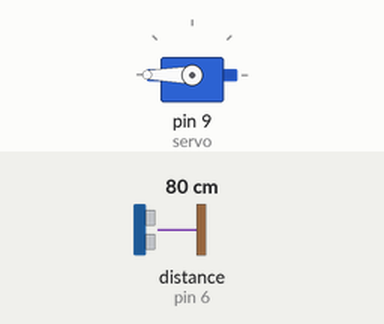
A sketch run on a simulated Arduino Uno, built with avr-gcc and run on an emulated ATmega328P. Parts: servo. Inputs (shaded band) come from the test bench; at power-on: distance to the obstacle (sensor on pin 6) 80 cm. The echo pulse lasts 58.3 µs per cm.

Above: at 6.2 s.
6.3 s: distance to the obstacle (sensor on pin 6) set to 2 cm
At 7.0 s:
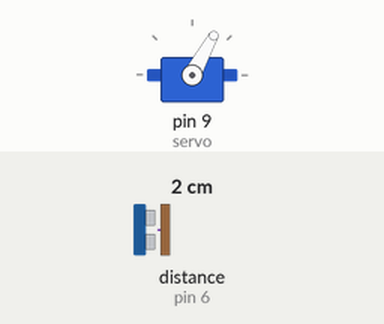
7.8 s: distance to the obstacle (sensor on pin 6) set to 18 cm
At 8.2 s:
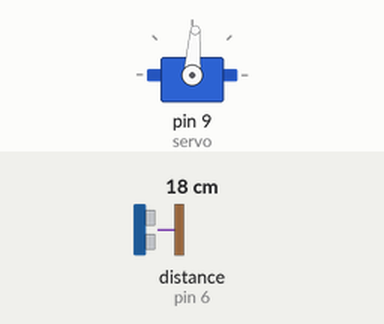
9.3 s: distance to the obstacle (sensor on pin 6) set to 4 cm
At 10.5 s:
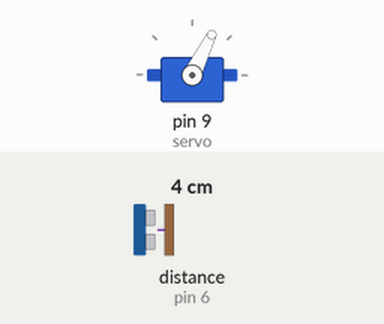
10.8 s: distance to the obstacle (sensor on pin 6) set to 35 cm
At 11.8 s:
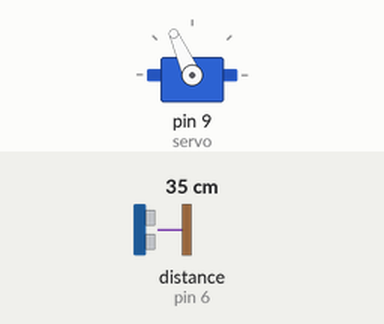
12.3 s: distance to the obstacle (sensor on pin 6) set to 60 cm
At 13.0 s:
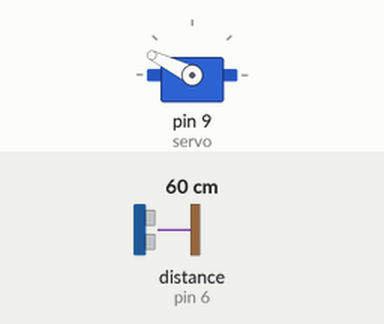
13.8 s: distance to the obstacle (sensor on pin 6) set to 120 cm
At 14.1 s:
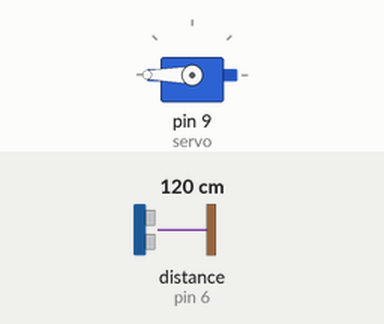
Timing chart, 0 to 16.3 s (numbered marks = the images above; inputs shaded):
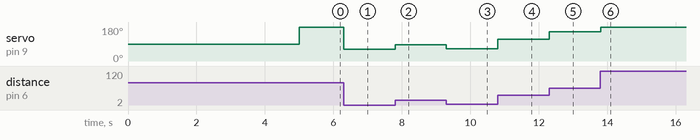

The sketch:

pid_control_version_2.ino
```cpp
#include <Servo.h>
#include <HCSR04.h>
#include <PID_v1.h>

const int trigPin = 7;
const int echoPin = 6;
double reading;

const double KP = 0.6;
const double KI = 1;
const double KD = 1;
double P;
double D;
double I;
const double setpoint = 23;

double input, output;
double prev_input = 0.0;
double prev_i = 0.0;

UltraSonicDistanceSensor distanceSensor(trigPin, echoPin);
PID pid(&input, &output, &setpoint, KP, KI, KD, P_ON_E, REVERSE);
Servo servo;

void setup() {
  Serial.begin(9600);
  servo.attach(9);
  double servoMax = 105;
  double servoMin = 75;
  // pid = PID(&input, &output, &setpoint, KP, KI, KD, P_ON_E, DIRECT);
  pid.SetMode(AUTOMATIC);
  //pid.SetOutputLimits(servoMin, servoMax);

  servo.write(90);
  delay(5000);
}

void loop() {
  double reading = distanceSensor.measureDistanceCm();
  if (reading > 0) {
    input = reading - 20.00;
    // // pid.Compute();
    // // Serial.print("The Input is: ");
    // Serial.println(reading);
    // // Serial.print("The Output is: ");
    // // Serial.println(output);
    // Serial.println();
    P = input* KP + 90;
    D = KD * (input - prev_input);
    I = prev_i + KI*input;
    servo.write(P + D + I);

    // for(input = 0; input <= 255; input++){

    //   Serial.println(input);
    //   Serial.println(output);
    // }
    // delay(1000);
    prev_input = input;
  }
}
```

Measured:
- after the input at 6.3 s, servo on pin 9 (servo): 180° → 61° at once
- after the input at 7.8 s, servo on pin 9 (servo): 61° → 86° at once
- after the input at 9.3 s, servo on pin 9 (servo): 86° → 64° at once
- after the input at 10.8 s, servo on pin 9 (servo): 64° → 114° at once
- after the input at 12.3 s, servo on pin 9 (servo): 114° → 154° at once
- after the input at 13.8 s, servo on pin 9 (servo): 154° → 180° at once
